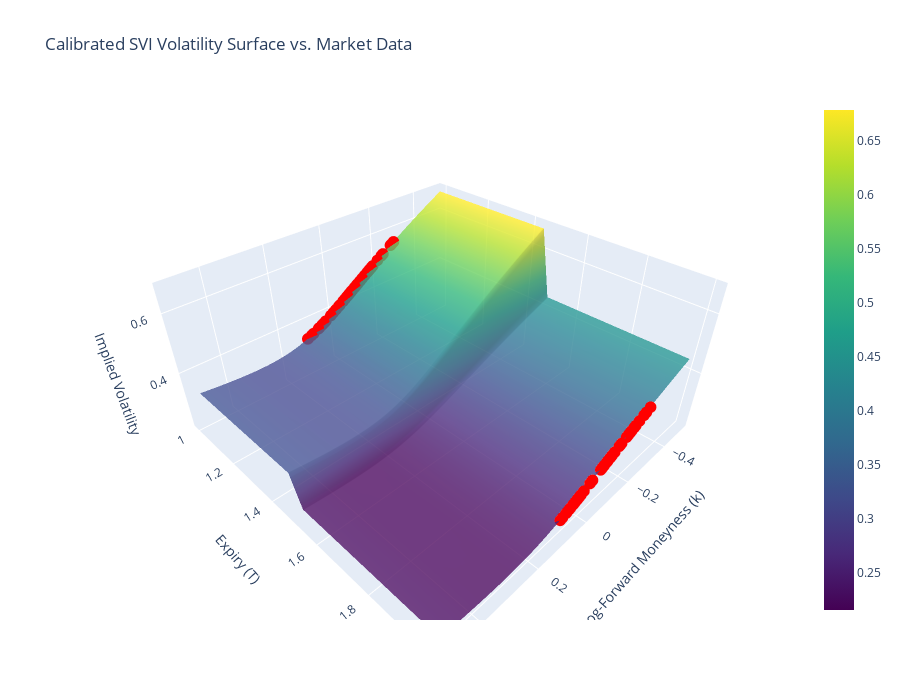

Notebook code for this chart:
### Markdown cell above
## 6. Visualize the Calibrated Surface

Finally, let's visualize the result. We will create a 3D plot showing the calibrated SVI surface and overlay the original market data points (our synthetic options) to see how well the model fits.

### Code cell
# Create a grid of moneyness and expiry points for the surface plot
moneyness_grid = np.linspace(-0.5, 0.5, 50)
expiry_grid = np.linspace(1.0, 2.0, 25)
X, Y = np.meshgrid(moneyness_grid, expiry_grid)
Z = np.array([surface.volatility(m, e) for m, e in zip(X.ravel(), Y.ravel())]).reshape(X.shape)

# Create the surface plot
surface_plot = go.Surface(x=X, y=Y, z=Z, colorscale='Viridis', opacity=0.8, name='Calibrated SVI Surface')

# Prepare market data for scatter plot
market_data = []
for opt in all_options:
    try:
        vol = implied_volatility_py(opt, opt.price)
        market_data.append({'moneyness': opt.moneyness(), 'expiry': opt.expiry, 'market_vol': vol})
    except CalibrationError:
        pass # Ignore options where implied vol fails
df = pd.DataFrame(market_data)

scatter_plot = go.Scatter3d(
    x=df['moneyness'], y=df['expiry'], z=df['market_vol'],
    mode='markers',
    marker=dict(size=4, color='red', symbol='circle'),
    name='Market Data'
)

fig = go.Figure(data=[surface_plot, scatter_plot])
fig.update_layout(
    title='Calibrated SVI Volatility Surface vs. Market Data',
    scene=dict(
        xaxis_title='Log-Forward Moneyness (k)',
        yaxis_title='Expiry (T)',
        zaxis_title='Implied Volatility'
    ),
    width=900, height=700
)
fig.show()

### Figure 1 — Plotly figure (JSON) as saved in the notebook; plotly's stock layout.template omitted (floating-point values rounded to 4 significant figures; data arrays with more than 128 entries replaced by an {"elided": "..."} marker saying what was removed)
{"data": [{"colorscale": [[0.0, "#440154"], [0.1111, "#482878"], [0.2222, "#3e4989"], [0.3333, "#31688e"], [0.4444, "#26828e"], [0.5556, "#1f9e89"], [0.6667, "#35b779"], [0.7778, "#6ece58"], [0.8889, "#b5de2b"], [1.0, "#fde725"]], "name": "Calibrated SVI Surface", "opacity": 0.8, "type": "surface", "x": {"elided": "25x50 float values"}, "y": {"elided": "25x50 float values"}, "z": {"elided": "25x50 float values"}}, {"marker": {"color": "red", "size": 4, "symbol": "circle"}, "mode": "markers", "name": "Market Data", "type": "scatter3d", "x": [-0.1371, -0.09131, -0.07574, -0.1157, -0.06529, -0.1263, -0.08101, -0.2188, -0.1571, -0.07218, -0.1597, -0.1533, 0.07007, -0.02251, 0.04568, -0.259, 0.1155, 0.1133, -0.006969, -0.05926, -0.168, -0.2579, 0.01627, -0.1966, -0.2648, -0.05658, -0.272, 0.09075, -0.162, -0.09353, -0.04755, -0.1046, -0.02427, 0.0494, -0.09332, 0.03812, -0.1005, -0.02025, -0.03897, -0.2152, 0.06603, -0.1494, -0.1537, -0.2228, 0.09875, 0.005094, -0.07486, 0.05463, -0.2727, -0.1749, 0.04162, -0.1331, -0.2562, -5.564e-05, -0.08684, -0.198, 0.05073, -0.2766, -0.2136, -0.04211, -0.1357, -0.2877, -0.1995, -0.005303, -0.1464, 0.02607, 0.03717, -0.1261, 0.01093, -0.1764, -0.3074, -0.2141, -0.2768, -0.1665, -0.09158, -0.2161, 0.07769, -0.2342, 0.0773, 0.0001272, 0.005019, -0.05055, -0.2395, -0.1156, 0.06912, -0.2012, 0.05457, -0.1696, -0.1015, -0.2071, 0.02567, 0.01894, -0.2317, -0.09679, 0.01036, -0.05278, 0.008288, -0.1126, -0.2207, -0.0175], "y": [1.0, 1.0, 1.0, 1.0, 1.0, 1.0, 1.0, 1.0, 1.0, 1.0, 1.0, 1.0, 1.0, 1.0, 1.0, 1.0, 1.0, 1.0, 1.0, 1.0, 1.0, 1.0, 1.0, 1.0, 1.0, 1.0, 1.0, 1.0, 1.0, 1.0, 1.0, 1.0, 1.0, 1.0, 1.0, 1.0, 1.0, 1.0, 1.0, 1.0, 1.0, 1.0, 1.0, 1.0, 1.0, 1.0, 1.0, 1.0, 1.0, 1.0, 2.0, 2.0, 2.0, 2.0, 2.0, 2.0, 2.0, 2.0, 2.0, 2.0, 2.0, 2.0, 2.0, 2.0, 2.0, 2.0, 2.0, 2.0, 2.0, 2.0, 2.0, 2.0, 2.0, 2.0, 2.0, 2.0, 2.0, 2.0, 2.0, 2.0, 2.0, 2.0, 2.0, 2.0, 2.0, 2.0, 2.0, 2.0, 2.0, 2.0, 2.0, 2.0, 2.0, 2.0, 2.0, 2.0, 2.0, 2.0, 2.0, 2.0], "z": [0.48, 0.452, 0.4424, 0.467, 0.436, 0.4735, 0.4456, 0.529, 0.4922, 0.4402, 0.4938, 0.4899, 0.3595, 0.41, 0.3716, 0.5522, 0.3404, 0.3412, 0.4008, 0.4323, 0.4988, 0.5516, 0.3875, 0.5159, 0.5555, 0.4306, 0.5596, 0.3503, 0.4952, 0.4533, 0.4251, 0.4602, 0.4111, 0.3697, 0.4532, 0.3756, 0.4576, 0.4087, 0.4199, 0.5268, 0.3615, 0.4876, 0.4902, 0.5313, 0.3469, 0.3939, 0.4418, 0.3671, 0.5599, 0.5029, 0.2594, 0.324, 0.3696, 0.2739, 0.3064, 0.3483, 0.2564, 0.3768, 0.3541, 0.2894, 0.325, 0.3807, 0.3489, 0.2758, 0.329, 0.2647, 0.2609, 0.3214, 0.27, 0.3403, 0.3876, 0.3543, 0.3769, 0.3366, 0.3082, 0.355, 0.248, 0.3616, 0.2481, 0.2738, 0.2721, 0.2926, 0.3635, 0.3173, 0.2506, 0.3495, 0.2552, 0.3378, 0.312, 0.3517, 0.2648, 0.2671, 0.3607, 0.3102, 0.2702, 0.2934, 0.2709, 0.3162, 0.3567, 0.2803]}], "layout": {"height": 700, "scene": {"xaxis": {"title": {"text": "Log-Forward Moneyness (k)"}}, "yaxis": {"title": {"text": "Expiry (T)"}}, "zaxis": {"title": {"text": "Implied Volatility"}}}, "title": {"text": "Calibrated SVI Volatility Surface vs. Market Data"}, "width": 900}}
